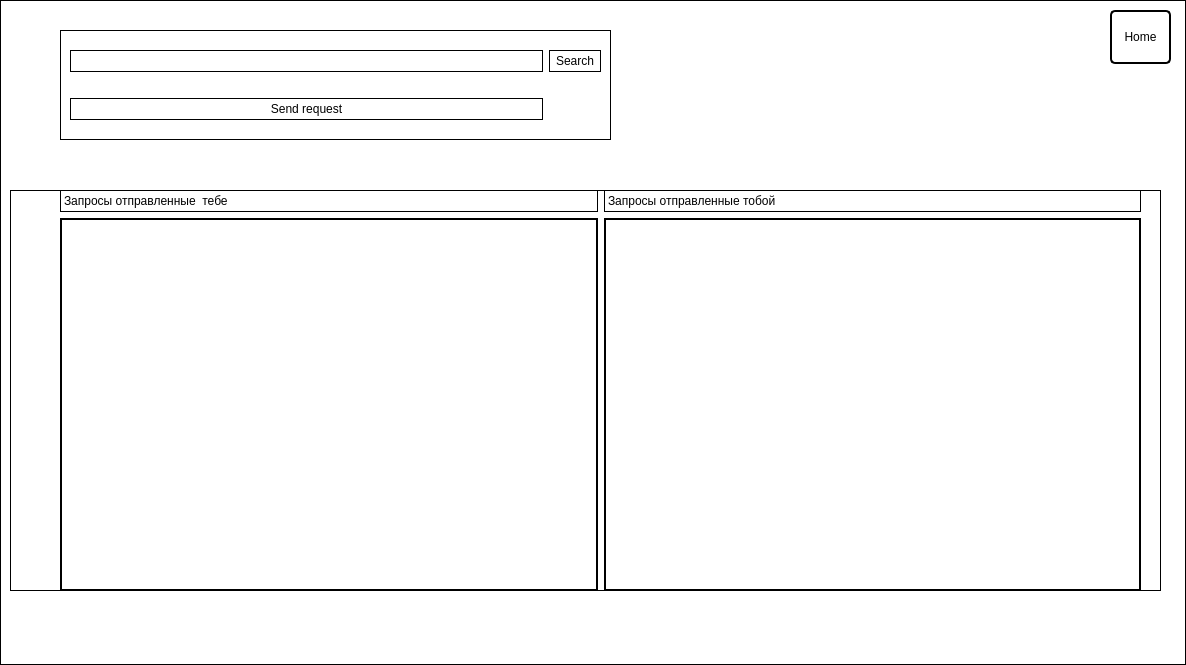
<?xml version="1.0" encoding="UTF-8"?>
<ui version="4.0">
 <class>Form</class>
 <widget class="QWidget" name="Form">
  <property name="geometry">
   <rect>
    <x>0</x>
    <y>0</y>
    <width>1186</width>
    <height>665</height>
   </rect>
  </property>
  <property name="windowTitle">
   <string>Form</string>
  </property>
  <property name="styleSheet">
   <string notr="true">background-color: white;
color: text;
border: 1px solid black;
min-height: 20px;
min-width: 50px;</string>
  </property>
  <widget class="QPushButton" name="home_button">
   <property name="geometry">
    <rect>
     <x>1110</x>
     <y>10</y>
     <width>61</width>
     <height>54</height>
    </rect>
   </property>
   <property name="minimumSize">
    <size>
     <width>54</width>
     <height>24</height>
    </size>
   </property>
   <property name="baseSize">
    <size>
     <width>60</width>
     <height>35</height>
    </size>
   </property>
   <property name="styleSheet">
    <string notr="true">border: 2px solid black;
color: black;
border-radius: 5px;</string>
   </property>
   <property name="text">
    <string>Home</string>
   </property>
  </widget>
  <widget class="QWidget" name="">
   <property name="geometry">
    <rect>
     <x>10</x>
     <y>190</y>
     <width>1151</width>
     <height>401</height>
    </rect>
   </property>
   <layout class="QGridLayout" name="gridLayout">
    <property name="leftMargin">
     <number>50</number>
    </property>
    <property name="rightMargin">
     <number>20</number>
    </property>
    <item row="1" column="1">
     <widget class="QScrollArea" name="scrollArea_2">
      <property name="widgetResizable">
       <bool>true</bool>
      </property>
      <widget class="QWidget" name="scrollAreaWidgetContents_2">
       <property name="geometry">
        <rect>
         <x>0</x>
         <y>0</y>
         <width>536</width>
         <height>371</height>
        </rect>
       </property>
      </widget>
     </widget>
    </item>
    <item row="0" column="0">
     <widget class="QLabel" name="label">
      <property name="layoutDirection">
       <enum>Qt::LeftToRight</enum>
      </property>
      <property name="styleSheet">
       <string notr="true">color: black;</string>
      </property>
      <property name="text">
       <string>Запросы отправленные  тебе</string>
      </property>
     </widget>
    </item>
    <item row="1" column="0">
     <widget class="QScrollArea" name="scrollArea">
      <property name="widgetResizable">
       <bool>true</bool>
      </property>
      <widget class="QWidget" name="scrollAreaWidgetContents">
       <property name="geometry">
        <rect>
         <x>0</x>
         <y>0</y>
         <width>537</width>
         <height>371</height>
        </rect>
       </property>
      </widget>
     </widget>
    </item>
    <item row="0" column="1">
     <widget class="QLabel" name="label_2">
      <property name="enabled">
       <bool>true</bool>
      </property>
      <property name="styleSheet">
       <string notr="true">color: black;
</string>
      </property>
      <property name="text">
       <string>Запросы отправленные тобой</string>
      </property>
     </widget>
    </item>
   </layout>
  </widget>
  <widget class="QWidget" name="">
   <property name="geometry">
    <rect>
     <x>60</x>
     <y>30</y>
     <width>551</width>
     <height>110</height>
    </rect>
   </property>
   <layout class="QGridLayout" name="gridLayout_2">
    <property name="leftMargin">
     <number>10</number>
    </property>
    <property name="rightMargin">
     <number>10</number>
    </property>
    <item row="0" column="0">
     <widget class="QLineEdit" name="lineEdit"/>
    </item>
    <item row="0" column="1">
     <widget class="QPushButton" name="pushButton">
      <property name="styleSheet">
       <string notr="true">color: black;
</string>
      </property>
      <property name="text">
       <string>Search</string>
      </property>
     </widget>
    </item>
    <item row="1" column="0">
     <widget class="QPushButton" name="pushButton_2">
      <property name="styleSheet">
       <string notr="true">color: black;
</string>
      </property>
      <property name="text">
       <string>Send request</string>
      </property>
     </widget>
    </item>
   </layout>
  </widget>
 </widget>
 <resources/>
 <connections/>
</ui>
